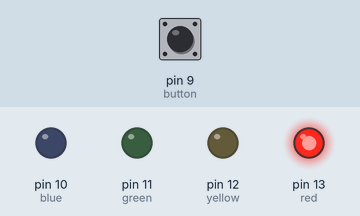
Recording of a sketch running on a simulated Arduino Uno, built with avr-gcc and run on an emulated ATmega328P. On the bench: output pins drawn as LEDs (lit = HIGH). The test bench sets the inputs (shaded band); at power-on: pin 9 (button) HIGH.

Above: at 6.8 s.
6.9 s: pin 9 (button) pulled LOW for 3 s
At 7.8 s:
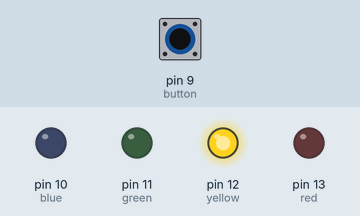
At 9.4 s:
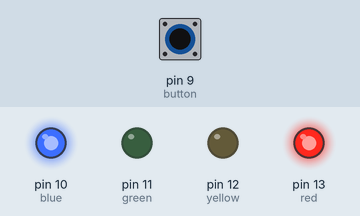
Timing chart, 0 to 20.5 s (numbered marks = the images above; inputs shaded):
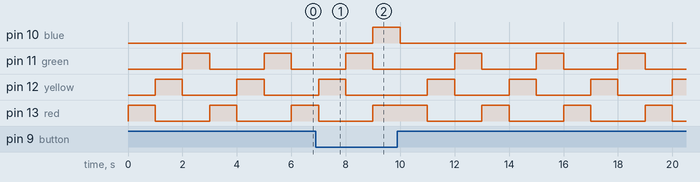

Measured:
- after the input at 6.9 s, pin 10 (blue): LOW → HIGH after 2.1 s, → LOW 1.0 s later

The sketch:

traffic_light_with_pedestrian_light.ino
```cpp
// C++ code
//
int button=9;
int red=13;
int yellow = 12;
int green=11;
int blue=10;
int buttonState;

void setup()
{
  pinMode( red, OUTPUT);
  pinMode (yellow, OUTPUT);
  pinMode (green, OUTPUT);
  pinMode(blue, OUTPUT);
  pinMode(button, INPUT_PULLUP);
}

void loop()
{
  buttonState=digitalRead(button);

  if(buttonState==0){
  digitalWrite(red,HIGH);
  digitalWrite(yellow,LOW);
  digitalWrite(green,LOW);
  digitalWrite(blue,HIGH);

  delay(1000);

  digitalWrite(red,LOW);
  digitalWrite(yellow,LOW);
  digitalWrite(green,LOW);
  digitalWrite(blue,LOW);

  }
  else{
    digitalWrite(red, HIGH);
    delay(1000);
    digitalWrite(red, LOW);

    digitalWrite(yellow, HIGH);
    delay(1000);
    digitalWrite(yellow, LOW);

    digitalWrite(green, HIGH);
    delay(1000);
    digitalWrite(green, LOW);
  }

} 
```
